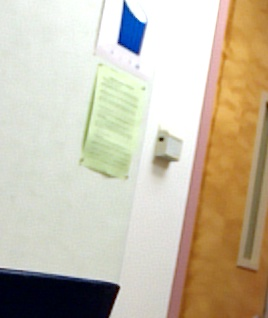
//> input picture roi.jpg, 268 x 318 px, given in place of Gray_Image.jpg, which was not available
$ ./image_classification   (built with g++ and OpenCV 4)
//> lines starting //> are read from the running program, lines starting //| are printed output that depends on the picture; after the words box and inside, x2 and y2 are one past the last pixel; in counts of white or black regions, pixels touching at a corner belong together; pictures that were not available may be replaced by others from this repository, and a replacement may not be noted
#include "opencv2/opencv.hpp"
#include <stdlib.h>
#include<opencv2/core/core.hpp>
#include<opencv2/highgui/highgui.hpp>
#include<opencv2/imgproc/imgproc.hpp>

#include <sstream>
#include <string>
#include <math.h>

#include<iostream>
#include <cstdlib>


//#include "Blob.h"

using namespace cv;


// global variables ///////////////////////////////////////////////////////////////////////////////
const cv::Scalar SCALAR_BLACK = cv::Scalar(0.0, 0.0, 0.0);
const cv::Scalar SCALAR_WHITE = cv::Scalar(255.0, 255.0, 255.0);
const cv::Scalar SCALAR_BLUE = cv::Scalar(255.0, 0.0, 0.0);
const cv::Scalar SCALAR_GREEN = cv::Scalar(0.0, 200.0, 0.0);
const cv::Scalar SCALAR_RED = cv::Scalar(0.0, 0.0, 255.0);
//default capture width and height
const int FRAME_WIDTH = 640;
const int FRAME_HEIGHT = 480;

///////////////////////////////////////////////////////////////////////////////////////////////////


void drawObject(int x, int y, Mat &frame) {

	//use some of the openCV drawing functions to draw crosshairs
	//on your tracked image!

	//added 'if' and 'else' statements to prevent
	//memory errors from writing off the screen (ie. (-25,-25) is not within the window!)

	circle(frame, Point(x, y), 20, Scalar(0, 255, 0), 2);
	if (y - 25>0)
		line(frame, Point(x, y), Point(x, y - 25), Scalar(0, 255, 0), 2);
	else line(frame, Point(x, y), Point(x, 0), Scalar(0, 255, 0), 2);
	if (y + 25<FRAME_HEIGHT)
		line(frame, Point(x, y), Point(x, y + 25), Scalar(0, 255, 0), 2);
	else line(frame, Point(x, y), Point(x, FRAME_HEIGHT), Scalar(0, 255, 0), 2);
	if (x - 25>0)
		line(frame, Point(x, y), Point(x - 25, y), Scalar(0, 255, 0), 2);
	else line(frame, Point(x, y), Point(0, y), Scalar(0, 255, 0), 2);
	if (x + 25<FRAME_WIDTH)
		line(frame, Point(x, y), Point(x + 25, y), Scalar(0, 255, 0), 2);
	else line(frame, Point(x, y), Point(FRAME_WIDTH, y), Scalar(0, 255, 0), 2);

	putText(frame, "x y", Point(x, y + 30), 1, 1, Scalar(0, 255, 0), 2);

}

void CropImage(int x, int y,int dim,Mat &frame,int version)
{
                 std::stringstream ss;
                 ss<<version;
                 std::string Strng = "Cropped" + ss.str();
                 Strng += ".jpg";
                 cv::Rect roi;
                 cv::Mat crop;
                 roi.x = x - (dim);
                 roi.y = y - (dim);

                 if(roi.x<0)
                    roi.x = 0;
                 if(roi.y<0)
                    roi.y = 0;

                 roi.width = frame.size().width - (roi.x+dim);
                 roi.height = frame.size().height - (roi.y);
                 crop = frame(roi);
                 Mat img = crop.clone();
                 Mat I1;
                 Size size(640,480);
                 resize(img,I1,size);
                 imwrite( Strng, I1 );
}

void CaptureImage()
{
  VideoCapture cap(1); // open the default camera
    if(!cap.isOpened())  // check if we succeeded
      {  std::cout<<"camera not working"; }

        Mat frame;
        cap >> frame; // get a new frame from camera
        imwrite( "Gray_Imagecp.jpg", frame );
}

int main(int, char**)
{


    Mat imgFrame1=imread("/home/ubuntu/Downloads/OpenCV_295/Gray_Image.jpg", CV_LOAD_IMAGE_UNCHANGED);
//> imgFrame1 is the input picture: 318 rows x 268 cols, CV_8UC3; mean B, G, R 167.8, 188.6, 198.3
    Mat imgFrame2=imread("/home/ubuntu/Downloads/OpenCV_295/Gray_Image_base.jpg", CV_LOAD_IMAGE_UNCHANGED);
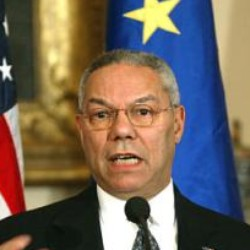
//> input picture roi1-1.jpg, 250 x 250 px, given in place of Gray_Image_base.jpg, which was not available
//> imgFrame2 is the input picture: 250 rows x 250 cols, CV_8UC3; mean B, G, R 90.5, 101.7, 113.7

       Mat I1;
       Mat I2;

       Size size(640,480);

       resize(imgFrame1,I1,size);
       resize(imgFrame2,I2,size);

       CaptureImage();
       Mat imgFrame1Copy = I1.clone();
       Mat imgFrame2Copy = I2.clone();
       // 2imshow("Frame1tst", I1);
       //  waitKey(0);

       Mat imgDifference;
       Mat imgThresh;

       cvtColor(imgFrame1Copy, imgFrame1Copy, CV_BGR2GRAY);
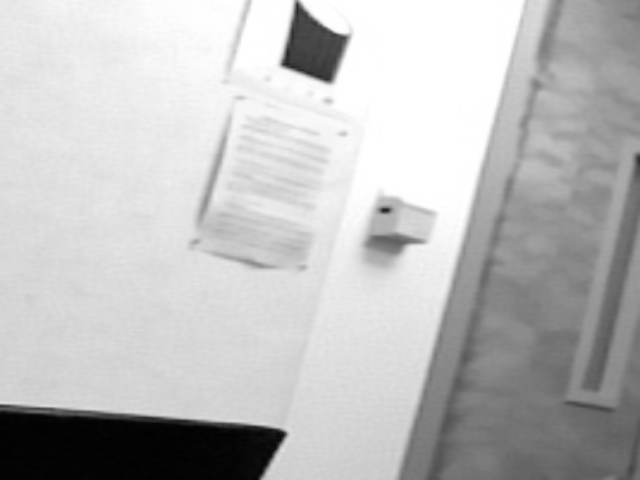
//> imgFrame1Copy: 480 rows x 640 cols, CV_8UC1; min 1, max 255, mean 189
       cvtColor(imgFrame2Copy, imgFrame2Copy, CV_BGR2GRAY);
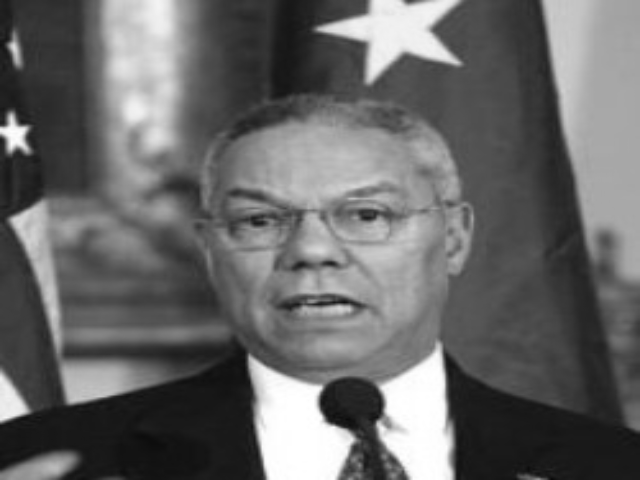
//> imgFrame2Copy: 480 rows x 640 cols, CV_8UC1; min 9, max 255, mean 103.9

       GaussianBlur(imgFrame1Copy, imgFrame1Copy, cv::Size(5, 5), 0);
       GaussianBlur(imgFrame2Copy, imgFrame2Copy, cv::Size(5, 5), 0);

       absdiff(imgFrame1Copy, imgFrame2Copy, imgDifference);
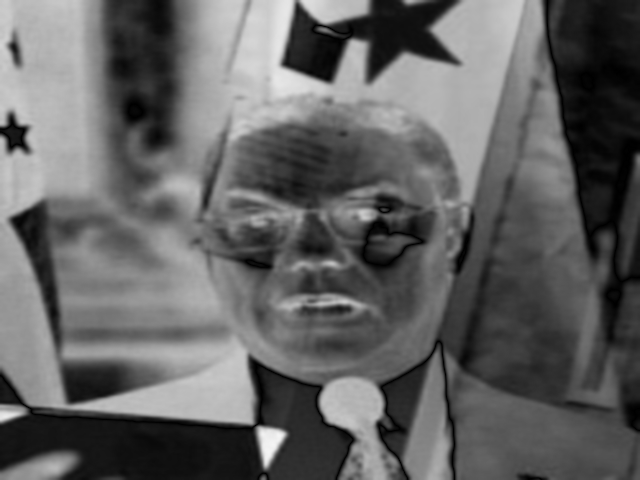
//> imgDifference: 480 rows x 640 cols, CV_8UC1; min 0, max 244, mean 98.3

       threshold(imgDifference, imgThresh, 30, 255.0, CV_THRESH_BINARY);
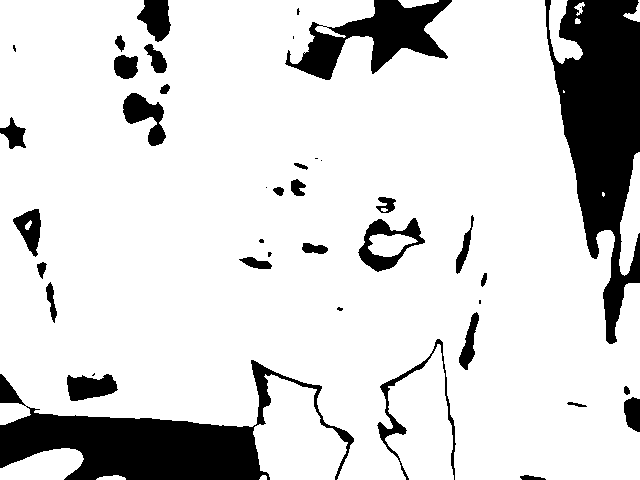
//> imgThresh: 480 rows x 640 cols, CV_8UC1; 84.1% white; 41 black regions (12 under 20 px), largest, box (x1, y1, x2, y2) and area: (545, 0, 640, 344) 17479, (0, 360, 354, 480) 15187, (285, 0, 452, 80) 5571

       //imshow("imgThresh", imgThresh);


       Mat structuringElement3x3 = cv::getStructuringElement(cv::MORPH_RECT, cv::Size(3, 3));
       Mat structuringElement5x5 = cv::getStructuringElement(cv::MORPH_RECT, cv::Size(5, 5));
       Mat structuringElement7x7 = cv::getStructuringElement(cv::MORPH_RECT, cv::Size(7, 7));
       Mat structuringElement9x9 = cv::getStructuringElement(cv::MORPH_RECT, cv::Size(9, 9));


       erode(imgThresh, imgThresh, structuringElement5x5);

       erode(imgThresh, imgThresh, structuringElement5x5);
      // erode(imgThresh, imgThresh, structuringElement5x5);
       //imshow("imgThresh1", imgThresh);
       dilate(imgThresh, imgThresh,structuringElement5x5);
       dilate(imgThresh, imgThresh,structuringElement5x5);
       dilate(imgThresh, imgThresh, structuringElement5x5);
       dilate(imgThresh, imgThresh, structuringElement5x5);
//> imgThresh: 480 rows x 640 cols, CV_8UC1; 89.5% white; 22 black regions (2 under 20 px)


           // imshow("imgThresh2", imgThresh);
       Mat imgThreshCopy = imgThresh.clone();
       int version = 1;


       //char *ver = std::itoa(version);

       std::string Strng = "IMG";
       //imshow(Strng, imgThreshCopy);
        waitKey(0);

        std::vector<std::vector<cv::Point> > contours;
        std::vector<cv::Vec4i> hierarchy;

        findContours(imgThreshCopy, contours, hierarchy, cv::RETR_EXTERNAL, cv::CHAIN_APPROX_SIMPLE);
//> contours = 4 contours; box (x1, y1, x2, y2) and area: (0, 0, 640, 480) 272396, (0, 444, 86, 480) 2430, (397, 0, 430, 11) 305, (631, 8, 640, 25) 128
        std::cout<<hierarchy.size()<<std::endl;
//| 4

        Mat imgContours(imgThresh.size(), CV_8UC3, SCALAR_BLACK);

        drawContours(imgContours, contours, -1, SCALAR_WHITE, -1);
//> imgContours: 480 rows x 640 cols, CV_8UC3; 90.1% white; 7 black regions, largest, box (x1, y1, x2, y2) and area: (558, 0, 640, 245) 13687, (0, 413, 265, 480) 11694, (304, 0, 445, 75) 3522
        //imshow("imgContours", imgContours);


// Object detection Code
        int i=0;
        double refArea = 0;
	if (hierarchy.size() > 0)
	{
	 int numObjects = hierarchy.size();
//> numObjects = 4
	 for (int index = 0; index >= 0; index = hierarchy[index][0]) {
	      Moments moment = moments((cv::Mat)contours[index]);
	      double area = moment.m00;
              std::cout<<"area is: "<<area<<std::endl;
              if( area > 600 )
                {
                  i++;
                  int x = moment.m10 / area;
                  int y = moment.m01 / area;
                  std::cout<<x<<" "<<y<<std::endl;
                  //imshow("Frame1tst", imgFrame1Copy);
                 // drawObject(x, y, imgFrame1Copy);
                   int dim = std::sqrt(area);
                  CropImage(x,y,dim,I1,i);
                  //break;
                }
              }
//> this loop made 4 passes
//> (area, x, y, dim) on passes 1, 4: (2429.5, 45, 463, 49), (272396, 313, 238, 521)
//> area on passes 2 to 3: 128, 305
//| area is: 2429.5
//| 45 463
//| area is: 128
//| area is: 305
//| area is: 272396
//| 313 238
//> pass 1, in CropImage, `crop = frame(roi);`:
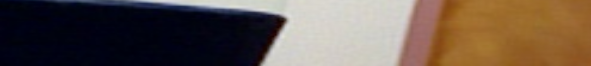
//> crop: 66 rows x 591 cols, CV_8UC3; mean B, G, R 75.5, 86.4, 102
//> pass 1, in CropImage, `resize(img,I1,size);`:
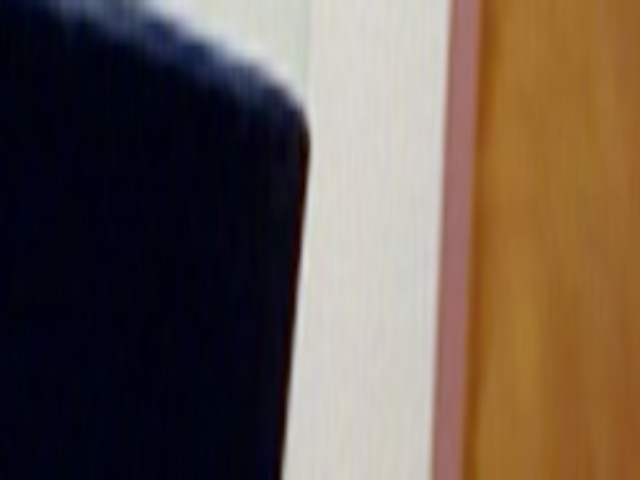
//> I1: 480 rows x 640 cols, CV_8UC3; mean B, G, R 75.4, 86.3, 101.9
//> after the loop, i = 2
        }


    for(;;)
   {
        Mat frame;
//> (the run ends here: the program needs code that is not available in this run, at `cap >> frame;`)
